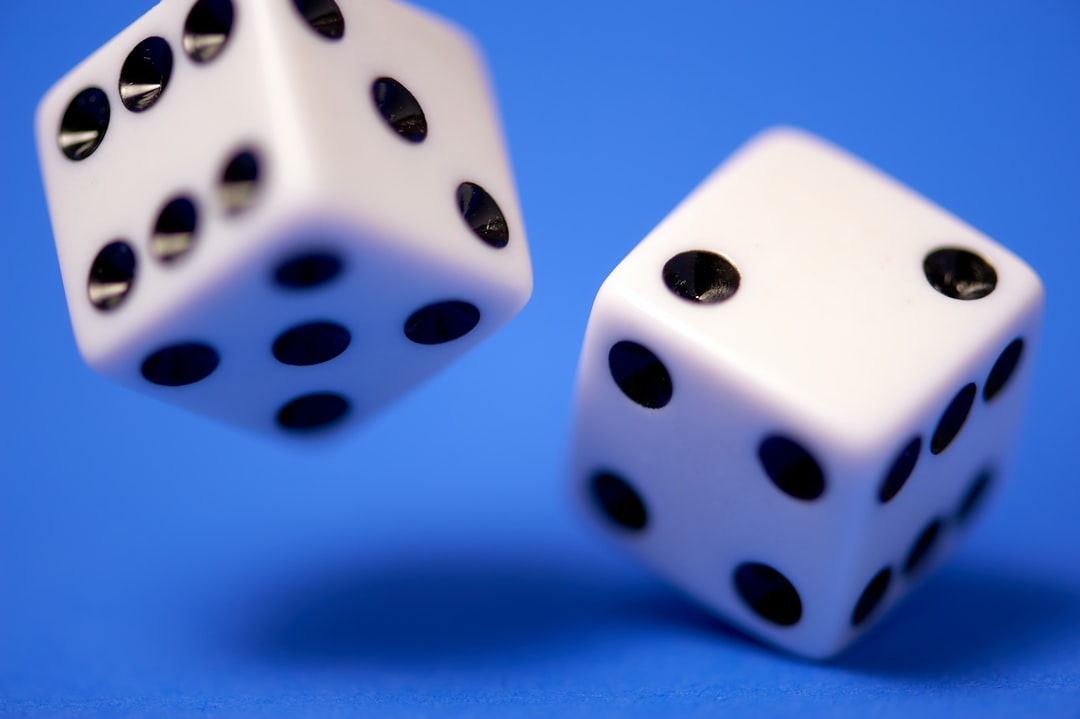
#> input picture ascii_art/dice.jpg, 1080 x 719 px
$ python ascii.py
#> lines starting #> are read from the running program, lines starting #| are printed output that depends on the picture
#> the answer given: dice.jpg
#> in main, image is the input picture: PIL image 1080x719 RGB; mean R, G, B 89.8, 122.2, 191.6
import PIL.Image

#ascii char use to built art in decending order as '@' being dark pixel and '.' being lightest
ASCII_CHARS = ['@','#','$','%','?','*','+',';',':',',','.']

#resize img according to required width
def resize_image(image,new_width=100):
#> called with new_width = 100
    width, height = image.size      #get image width and height using size property
#> width = 1080; height = 719
    ratio = height/width
#> ratio = 0.666
    new_height = int(new_width * ratio)
#> new_height = 66
    resize_image = image.resize((new_height,new_width))     #resizing image using resize method which takes tuples as input
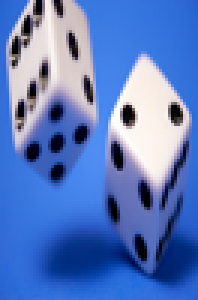
#> resize_image: PIL image 66x100 RGB (shown 3 times larger); mean R, G, B 89.9, 122.3, 191.7
    return resize_image

# conveting image into grayscale
def grayify(image):
    grayscale_image = image.convert('L')
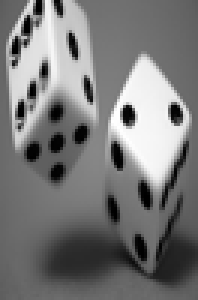
#> grayscale_image: PIL image 66x100 L (shown 3 times larger); min 0, max 255, mean 120.5
    return grayscale_image

#convet grayscale char to ascii char
def pixel_to_ascii(image):
    pixels = image.getdata()    #return each pixel grayscale value
    characters = "".join([ASCII_CHARS[pixel//25] for pixel in pixels])
    return characters


def main(new_width=100):
    #cheacking if there is image in given path or not
    path = input('Enter a valid pathname: \n')
    try:
        image = PIL.Image.open(path)
    except:
        print(path,'is not valid payh: ')

    new_image_data = pixel_to_ascii(grayify(resize_image(image)))

    pixel_count = len(new_image_data)
#> pixel_count = 6600
    ascii_image = '\n'.join(new_image_data[i:(i+new_width)] for i in range(0, pixel_count,new_width))

    print(ascii_image)

    with open('ascii_image.txt','w') as f:
        f.write(ascii_image)

main()
